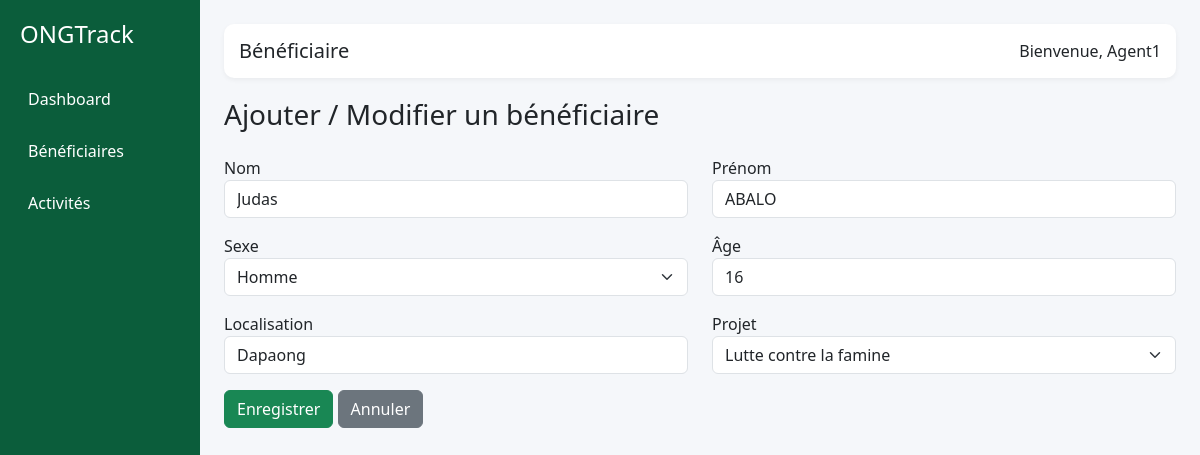
Screenshot of /projects/beneficiaires/update/2/ (signed in) with the database file from the repository.
### projects/models.py (models this page shows, shortened)
class Beneficiary(models.Model):
    GENDER_CHOICES = [
        ('homme', 'Homme'),
        ('femme', 'Femme'),
    ]
    project = models.ForeignKey(
        Project,
        on_delete=models.CASCADE,
        related_name='beneficiaries'
    )
    first_name = models.CharField(max_length=100)
    last_name = models.CharField(max_length=100)
    gender = models.CharField(max_length=10, choices=GENDER_CHOICES)
    age = models.IntegerField()
    region = models.CharField(max_length=100)
    created_at = models.DateTimeField(auto_now_add=True)

### projects/views.py (the view)
# urls.py: path('beneficiaires/update/<int:id>/', update_beneficiary, name='update_beneficiary'),
@login_required
def update_beneficiary(request, id):
    beneficiary = get_object_or_404(Beneficiary, id=id)
    if request.method == 'POST':
        form = BeneficiaryForm(request.POST, instance=beneficiary, user=request.user)
        if form.is_valid():
            form.save()
            return redirect('beneficiary_list')
    else:
        form = BeneficiaryForm(instance=beneficiary, user=request.user)
    return render(request, 'beneficiaries/beneficiary_form.html', {'form': form})

### projects/forms.py
class BeneficiaryForm(forms.ModelForm):
    class Meta:
        model = Beneficiary
        fields = ['first_name', 'last_name', 'gender', 'age', 'region', 'project']
        widgets = {
            'first_name': forms.TextInput(attrs={'class': 'form-control'}),
            'last_name': forms.TextInput(attrs={'class': 'form-control'}),
            'gender': forms.Select(attrs={'class': 'form-select'}),
            'age': forms.NumberInput(attrs={'class': 'form-control'}),
            'region': forms.TextInput(attrs={'class': 'form-control'}),
            'project': forms.Select(attrs={'class': 'form-select'}),
        }
    def __init__(self, *args, **kwargs):
        user = kwargs.pop('user', None)
        super().__init__(*args, **kwargs)
        if user:
            self.fields['project'].queryset = Project.objects.all()

### projects/models.py (called while the page is built)
    def __str__(self):
        return self.name

### templates/beneficiaries/beneficiary_form.html (shortened to what this page needs)
{% extends 'base.html' %}
{% block title %}Bénéficiaire{% endblock %}
{% block content %}
<h3 class="mb-4">Ajouter / Modifier un bénéficiaire</h3>
<form method="POST">
    <div class="row">
        <div class="col-md-6 mb-3">
            <label>Nom</label>
            {{ form.first_name }}
        </div>
        <div class="col-md-6 mb-3">
            <label>Prénom</label>
            {{ form.last_name }}
        </div>
        <div class="col-md-6 mb-3">
            <label>Sexe</label>
            {{ form.gender }}
        </div>
        <div class="col-md-6 mb-3">
            <label>Âge</label>
            {{ form.age }}
        </div>
        <div class="col-md-6 mb-3">
            <label>Localisation</label>
            {{ form.region }}
        </div>
        <div class="col-md-6 mb-3">
            <label>Projet</label>
            {{ form.project }}
        </div>
    </div>
    <button class="btn btn-success">Enregistrer</button>
    <a href="{% url 'beneficiary_list' %}" class="btn btn-secondary">Annuler</a>
</form>
{% endblock %}

### templates/base.html (shortened to what this page needs)
{% load static %}
<!DOCTYPE html>
<html>
<head>
    <link href="https://cdn.jsdelivr.net/npm/bootstrap@5.3.0/dist/css/bootstrap.min.css" rel="stylesheet">
</head>
<body>
<div class="container-fluid">
    <div class="row">
        <div class="col-md-2 sidebar">
            <h4>ONGTrack</h4>
            <a href="{% url 'redirect_dashboard' %}">Dashboard</a>
            <a href="{% url 'beneficiary_list' %}">Bénéficiaires</a>
            <a href="{% url 'activity_list' %}">Activités</a>
        </div>
        <div class="col-md-10 p-4">
            <div class="header d-flex justify-content-between align-items-center">
                <h5 class="mb-0">{% block title %}{% endblock %}</h5>
                <span>Bienvenue, {{ user.username }}</span>
            </div>
            {% block content %}
            {% endblock %}
        </div>
    </div>
</div>
</body>
</html>

### templates/base.html (style rules this page uses)
body { background-color: #f5f7fa; font-family: 'Segoe UI', sans-serif; }
.sidebar { height: 100vh; background-color: #0b5d3b; color: white; padding: 20px; }
.sidebar h4 { margin-bottom: 30px; }
.sidebar a { color: white; display: block; margin: 12px 0; padding: 8px; border-radius: 6px; text-decoration: none; transition: 0.2s; }
.header { background: white; padding: 15px; border-radius: 10px; margin-bottom: 20px; box-shadow: 0px 2px 5px rgba(0,0,0,0.05); }

### rows the page displays
Beneficiary: first_name "Judas", last_name "ABALO", gender "Homme", age "16", region "Dapaong", project "Lutte contre la famine"

### other values shown
{{ user.username }} "Agent1"
